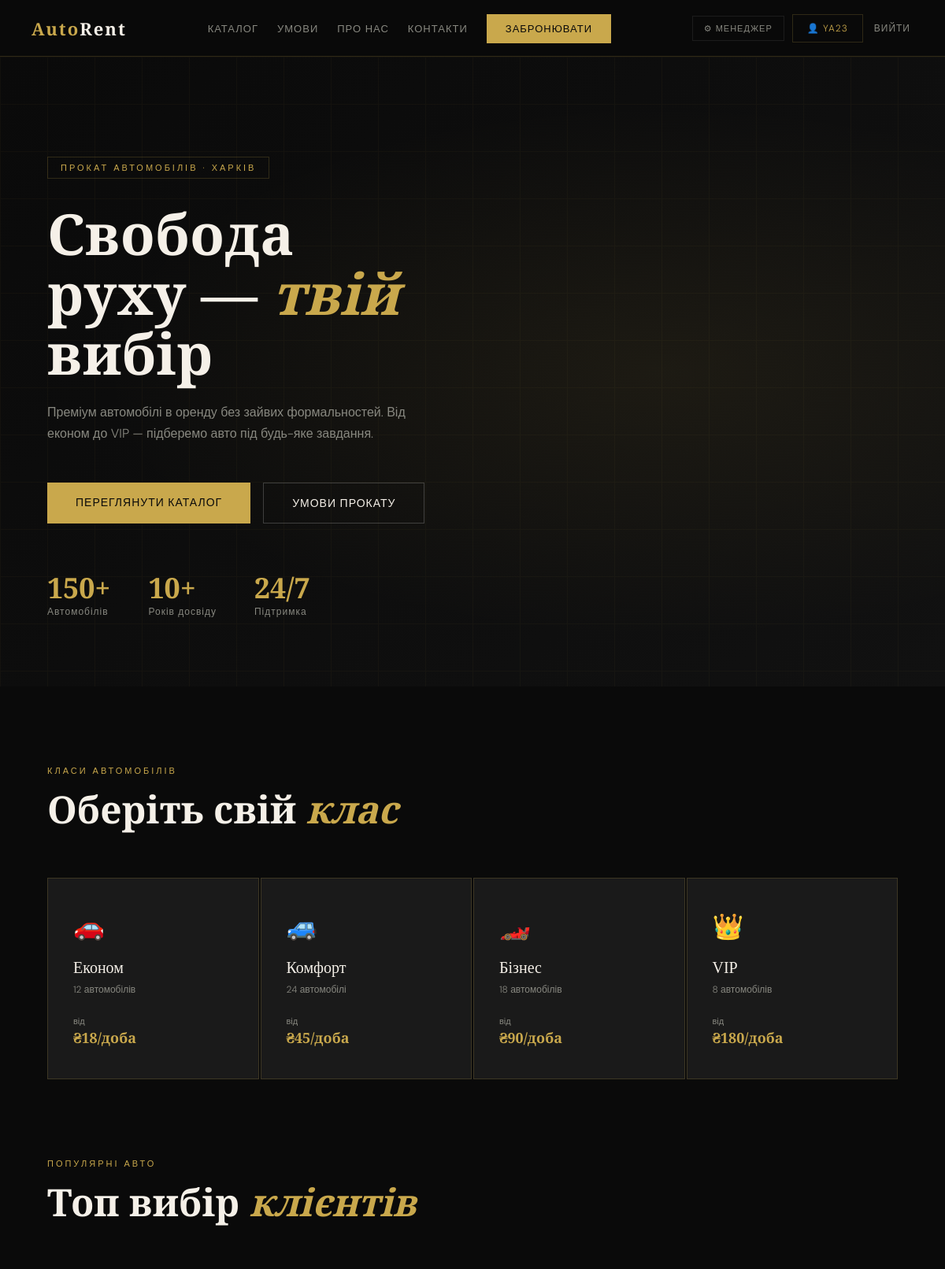
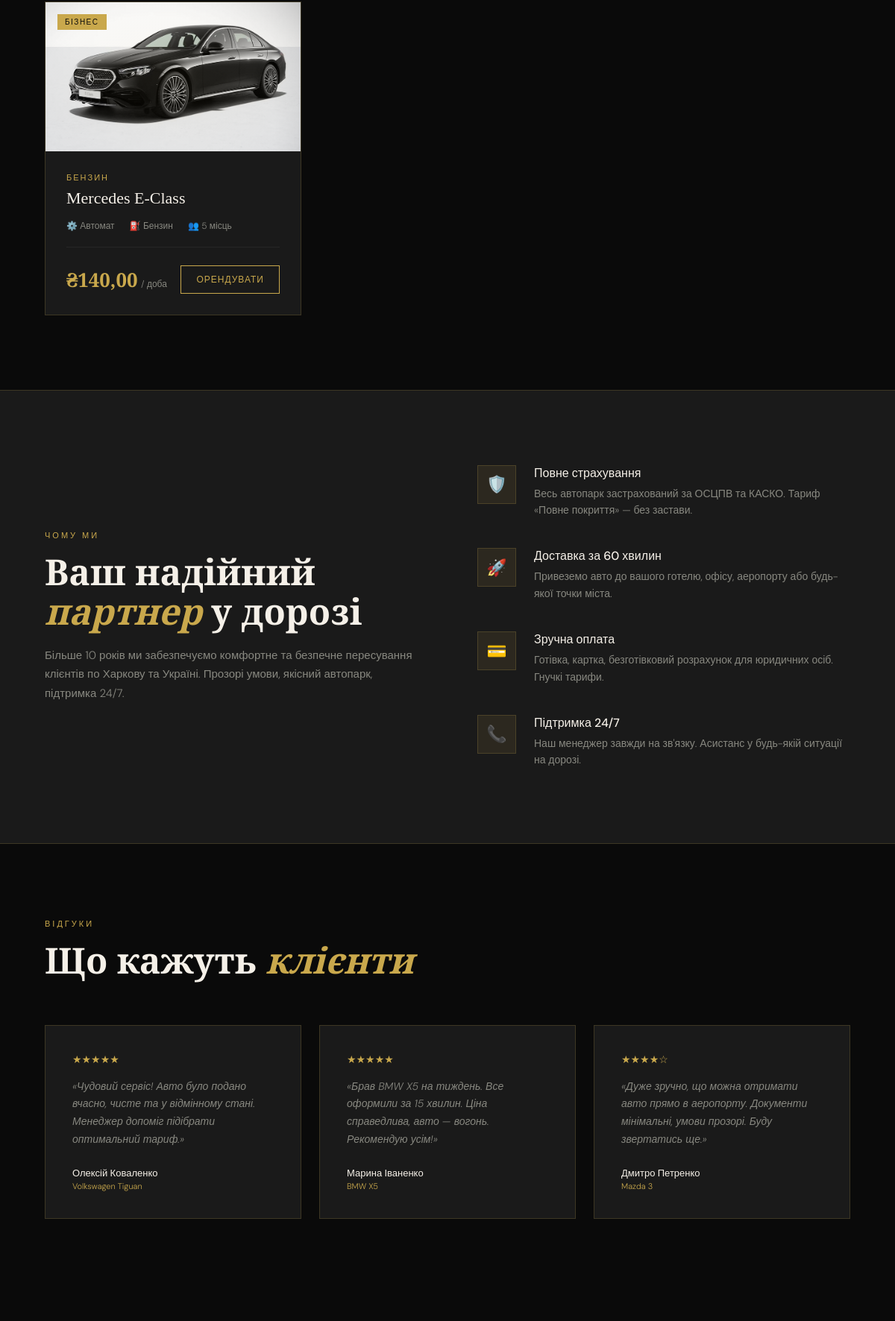
The page / (signed in, upper part) on the database its author committed (2 pictures, top to bottom).
### core/models.py (models this page shows, shortened)
class Car(models.Model):
    CAR_CLASSES = [('economy','Економ'),('comfort','Комфорт'),('business','Бізнес'),('vip','VIP'),('crossover','Кросовер'),('minivan','Мінівен'),('electric','Електро')]
    FUELS = [('petrol','Бензин'),('diesel','Дизель'),('electric','Електро'),('hybrid','Гібрид')]
    STATUSES = [('free','Вільний'),('rented','У прокаті'),('service','На ТО'),('broken','Несправний')]
    brand = models.CharField('Марка', max_length=50)
    model = models.CharField('Модель', max_length=100)
    year = models.IntegerField('Рік', default=2023)
    car_class = models.CharField('Клас', max_length=20, choices=CAR_CLASSES, default='comfort')
    fuel = models.CharField('Паливо', max_length=20, choices=FUELS, default='petrol')
    transmission = models.CharField('КПП', max_length=30, default='Автомат')
    seats = models.IntegerField('Місць', default=5)
    engine = models.CharField('Двигун', max_length=40, blank=True)
    drive = models.CharField('Привід', max_length=20, default='Передній')
    color = models.CharField('Колір', max_length=30, default='Чорний')
    plate = models.CharField('Держ. номер', max_length=20, unique=True)
    mileage = models.IntegerField('Пробіг км', default=0)
    price_base = models.DecimalField('Base USD/доба', max_digits=8, decimal_places=2, default=50)
    price_prime = models.DecimalField('Prime USD/доба', max_digits=8, decimal_places=2, default=70)
    deposit = models.DecimalField('Застава USD', max_digits=8, decimal_places=2, default=1500)
    status = models.CharField('Статус', max_length=20, choices=STATUSES, default='free')
    next_service = models.DateField('Наступне ТО', null=True, blank=True)
    description = models.TextField('Опис', blank=True)
    features = models.TextField('Особливості (через кому)', blank=True)
    image = models.ImageField('Фото', upload_to='cars/', blank=True, null=True)
    emoji = models.CharField('Емодзі', max_length=8, default='🚗')
    is_featured = models.BooleanField('На головній', default=False)
    is_popular  = models.BooleanField('Популярний', default=False)
    created_at = models.DateTimeField(auto_now_add=True)
    class Meta:
        verbose_name = 'Автомобіль'
        verbose_name_plural = 'Автомобілі'
        ordering = ['car_class', 'brand']
    @property
    def full_name(self): return f'{self.brand} {self.model}'

class CarPhoto(models.Model):
    car     = models.ForeignKey(Car, on_delete=models.CASCADE, related_name='photos')
    image   = models.ImageField('Фото', upload_to='cars/gallery/')
    caption = models.CharField('Підпис', max_length=100, blank=True)
    order   = models.PositiveIntegerField('Порядок', default=0)
    is_main = models.BooleanField('Головне фото', default=False)
    class Meta:
        verbose_name        = 'Фото авто'
        verbose_name_plural = 'Фото авто'
        ordering            = ['order', 'id']

### core/views.py (the view)
# urls.py: path('', views.index, name='index'),
def index(request):
    featured = Car.objects.filter(is_popular=True).prefetch_related('photos')[:6]
    classes = Car.CAR_CLASSES
    return render(request, 'core/index.html', {'featured': featured, 'classes': classes})

### manager_portal/context_processors.py (called while the page is built)
def manager_context(request):
    if not request.user.is_authenticated or not request.user.is_staff:
        return {}
    return {
        'pending_count': Booking.objects.filter(status='pending').count(),
        'unpaid_fines': Fine.objects.filter(status='unpaid').count(),
    }

### templates/core/index.html (shortened to what this page needs)
{% extends 'base.html' %}
{% block content %}
<section class="hero">
  <div class="hero-grid"></div>
  <div class="hero-content">
    <div class="hero-tag">Прокат автомобілів · Харків</div>
    <h1>Свобода<br>руху — <em>твій</em><br>вибір</h1>
    <p class="hero-sub">Преміум автомобілі в оренду без зайвих формальностей. Від економ до VIP — підберемо авто під будь-яке завдання.</p>
    <div class="hero-actions">
      <a href="{% url 'catalog' %}" class="btn-primary">Переглянути каталог</a>
      <a href="{% url 'conditions' %}" class="btn-outline">Умови прокату</a>
    </div>
    <div class="hero-stats">
      <div>
        <div class="stat-num">150+</div>
        <div class="stat-label">Автомобілів</div>
      </div>
      <div>
        <div class="stat-num">10+</div>
        <div class="stat-label">Років досвіду</div>
      </div>
      <div>
        <div class="stat-num">24/7</div>
        <div class="stat-label">Підтримка</div>
      </div>
    </div>
  </div>
</section>
<section class="section">
  <div class="section-header">
    <span class="section-tag">Класи автомобілів</span>
    <h2 class="section-title">Оберіть свій <em>клас</em></h2>
  </div>
  <div class="categories-grid">
    <a href="{% url 'catalog' %}?class=economy" class="cat-card">
      <span class="cat-icon">🚗</span>
      <div class="cat-name">Економ</div>
      <div class="cat-count">12 автомобілів</div>
      <div class="cat-price"><span>від</span><strong>₴18/доба</strong></div>
    </a>
    <a href="{% url 'catalog' %}?class=comfort" class="cat-card">
      <span class="cat-icon">🚙</span>
      <div class="cat-name">Комфорт</div>
      <div class="cat-count">24 автомобілі</div>
      <div class="cat-price"><span>від</span><strong>₴45/доба</strong></div>
    </a>
    <a href="{% url 'catalog' %}?class=business" class="cat-card">
      <span class="cat-icon">🏎️</span>
      <div class="cat-name">Бізнес</div>
      <div class="cat-count">18 автомобілів</div>
      <div class="cat-price"><span>від</span><strong>₴90/доба</strong></div>
    </a>
    <a href="{% url 'catalog' %}?class=vip" class="cat-card">
      <span class="cat-icon">👑</span>
      <div class="cat-name">VIP</div>
      <div class="cat-count">8 автомобілів</div>
      <div class="cat-price"><span>від</span><strong>₴180/доба</strong></div>
    </a>
  </div>
</section>
<section class="section" style="padding-top:0">
  <div class="section-header">
    <span class="section-tag">Популярні авто</span>
    <h2 class="section-title">Топ вибір <em>клієнтів</em></h2>
  </div>
  <div class="cars-grid">
    {% for car in featured %}
    <div class="car-card">
      <div class="car-img">
        {% if car.photos.first %}
          <img src="{{ car.photos.first.image.url }}" alt="{{ car.full_name }}" style="width:100%;height:100%;object-fit:cover;position:absolute;inset:0;">
        {% elif car.image %}
          <img src="{{ car.image.url }}" alt="{{ car.full_name }}" style="width:100%;height:100%;object-fit:cover;position:absolute;inset:0;">
        {% else %}
          <div style="font-size:48px;display:flex;align-items:center;justify-content:center;height:100%;">{{ car.emoji }}</div>
        {% endif %}
        <span class="car-badge">{{ car.get_car_class_display }}</span>
      </div>
      <div class="car-body">
        <div class="car-class">{{ car.get_fuel_display }}</div>
        <div class="car-name">{{ car.full_name }}</div>
        <div class="car-specs">
          <div class="car-spec">⚙️ {{ car.transmission }}</div>
          <div class="car-spec">⛽ {{ car.get_fuel_display }}</div>
          <div class="car-spec">👥 {{ car.seats }} місць</div>
        </div>
        <div class="car-footer">
          <div class="car-price">
            <strong>₴{{ car.price_base }}</strong>
            <span> / доба</span>
          </div>
          <a href="{% url 'order_car' car.pk %}" class="car-btn">Орендувати</a>
        </div>
      </div>
    </div>
    {% endfor %}
  </div>
</section>
<section class="why-section" id="why">
  <div class="why-grid">
    <div>
      <span class="section-tag">Чому ми</span>
      <h2 class="section-title" style="margin-bottom:16px">Ваш надійний<br><em>партнер</em> у дорозі</h2>
      <p style="color:var(--gray);font-size:15px;line-height:1.7;margin-top:20px">Більше 10 років ми забезпечуємо комфортне та безпечне пересування клієнтів по Харкову та Україні. Прозорі умови, якісний автопарк, підтримка 24/7.</p>
    </div>
    <div class="why-features">
      <div class="why-feature">
        <div class="why-icon">🛡️</div>
        <div>
          <h3>Повне страхування</h3>
          <p>Весь автопарк застрахований за ОСЦПВ та КАСКО. Тариф «Повне покриття» — без застави.</p>
        </div>
      </div>
      <div class="why-feature">
        <div class="why-icon">🚀</div>
        <div>
          <h3>Доставка за 60 хвилин</h3>
          <p>Привеземо авто до вашого готелю, офісу, аеропорту або будь-якої точки міста.</p>
        </div>
      </div>
      <div class="why-feature">
        <div class="why-icon">💳</div>
        <div>
          <h3>Зручна оплата</h3>
          <p>Готівка, картка, безготівковий розрахунок для юридичних осіб. Гнучкі тарифи.</p>
        </div>
      </div>
      <div class="why-feature">
        <div class="why-icon">📞</div>
        <div>
          <h3>Підтримка 24/7</h3>
          <p>Наш менеджер завжди на зв'язку. Асистанс у будь-якій ситуації на дорозі.</p>
        </div>
      </div>
    </div>
  </div>
</section>
<section class="section">
  <div class="section-header">
    <span class="section-tag">Відгуки</span>
    <h2 class="section-title">Що кажуть <em>клієнти</em></h2>
  </div>
  <div class="testimonials-grid">
    <div class="testi-card">
      <div class="testi-stars">★★★★★</div>
      <p class="testi-text">«Чудовий сервіс! Авто було подано вчасно, чисте та у відмінному стані. Менеджер допоміг підібрати оптимальний тариф.»</p>
      <div class="testi-author">Олексій Коваленко</div>
      <div class="testi-car">Volkswagen Tiguan</div>
    </div>
    <div class="testi-card">
      <div class="testi-stars">★★★★★</div>
      <p class="testi-text">«Брав BMW X5 на тиждень. Все оформили за 15 хвилин. Ціна справедлива, авто — вогонь. Рекомендую усім!»</p>
      <div class="testi-author">Марина Іваненко</div>
      <div class="testi-car">BMW X5</div>
    </div>
    <div class="testi-card">
      <div class="testi-stars">★★★★☆</div>
      <p class="testi-text">«Дуже зручно, що можна отримати авто прямо в аеропорту. Документи мінімальні, умови прозорі. Буду звертатись ще.»</p>
      <div class="testi-author">Дмитро Петренко</div>
      <div class="testi-car">Mazda 3</div>
    </div>
  </div>
</section>
{% endblock %}

### templates/base.html (shortened to what this page needs)
{% load static %}<!DOCTYPE html>
<html lang="uk">
<head>
<link rel="stylesheet" href="{% static 'css/main.css' %}">
</head>
<body>
<nav>
  <a href="{% url 'index' %}" class="logo">Auto<span>Rent</span></a>
  <ul class="nav-links">
    <li><a href="{% url 'catalog' %}" {% if request.resolver_match.url_name == 'catalog' %}class="active"{% endif %}>Каталог</a></li>
    <li><a href="{% url 'conditions' %}" {% if request.resolver_match.url_name == 'conditions' %}class="active"{% endif %}>Умови</a></li>
    <li><a href="{% url 'about' %}" {% if request.resolver_match.url_name == 'about' %}class="active"{% endif %}>Про нас</a></li>
    <li><a href="{% url 'contacts' %}" {% if request.resolver_match.url_name == 'contacts' %}class="active"{% endif %}>Контакти</a></li>
    <li><a href="{% url 'booking_quick' %}" class="nav-cta">Забронювати</a></li>
  </ul>
  <div class="nav-auth">
    {% if user.is_authenticated %}
      {% if user.is_staff %}<a href="{% url 'manager_dashboard' %}" class="nav-manager-btn">⚙ Менеджер</a>{% endif %}
      <a href="{% url 'profile' %}" class="nav-user-btn">👤 {{ user.first_name|default:user.username }}</a>
      <a href="{% url 'logout' %}" class="nav-logout">Вийти</a>
    {% else %}
      <a href="{% url 'auth' %}" class="nav-user-btn">Увійти</a>
    {% endif %}
  </div>
</nav>
{% block content %}{% endblock %}
</body>
</html>

### templates/base.html (style rules this page uses)
nav { flex-wrap:nowrap; height:72px; padding:0 40px; gap:12px; position:relative; }
.nav-links { display:flex; gap:16px 24px; flex-wrap:nowrap; }
.nav-auth { display:flex; align-items:center; gap:10px; flex-wrap:nowrap; }
.nav-user-btn { font-size:12px; color:var(--gold); letter-spacing:1px; text-transform:uppercase; border:1px solid var(--border); padding:9px 18px; text-decoration:none; transition:.2s; white-space:nowrap; }
.nav-logout { font-size:12px; color:var(--gray); text-decoration:none; letter-spacing:1px; text-transform:uppercase; padding:4px; transition:color .2s; white-space:nowrap; }
.nav-manager-btn { font-size:11px; color:var(--gray); padding:8px 14px; border:1px solid rgba(255,255,255,0.08); text-decoration:none; letter-spacing:1px; text-transform:uppercase; transition:.2s; white-space:nowrap; }

### rows shown on the page
Car: photos.first.image (picture), car_class "БІЗНЕС", fuel "БЕНЗИН", full_name "Mercedes E-Class", transmission "Автомат", fuel "Бензин", seats "5", price_base "140,00"

### other values the page prints
{{ user.first_name|default:user.username }} "YA23"
